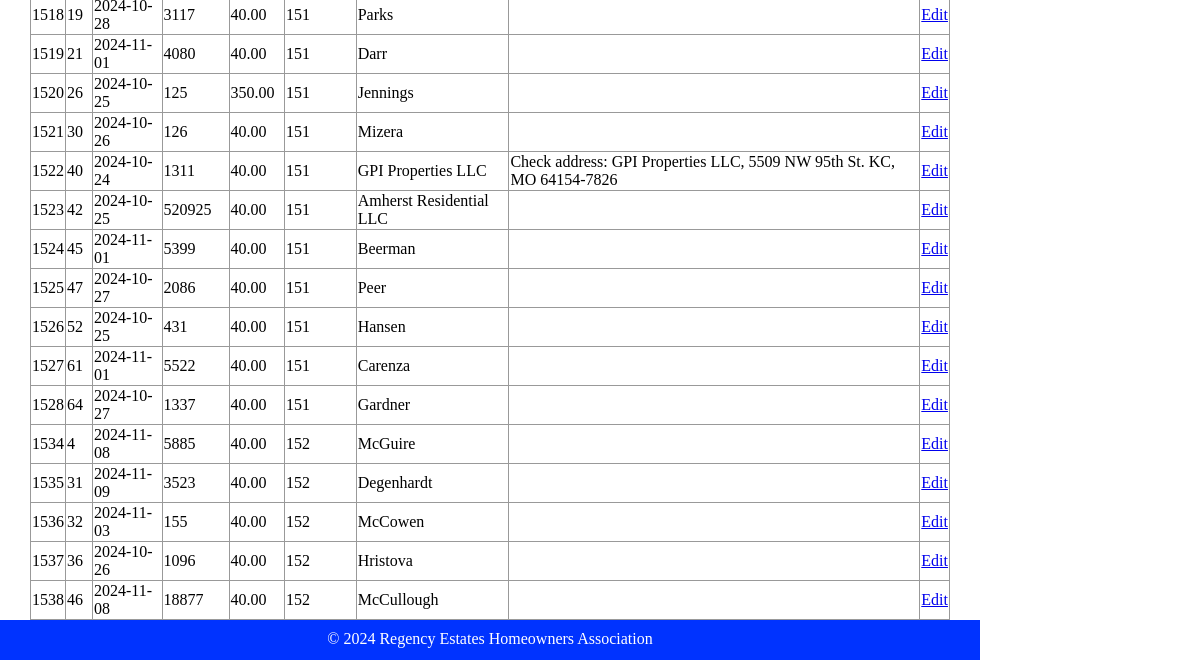
The page /html/public/staff/fees/index.php (lower part) on the database as committed earlier.
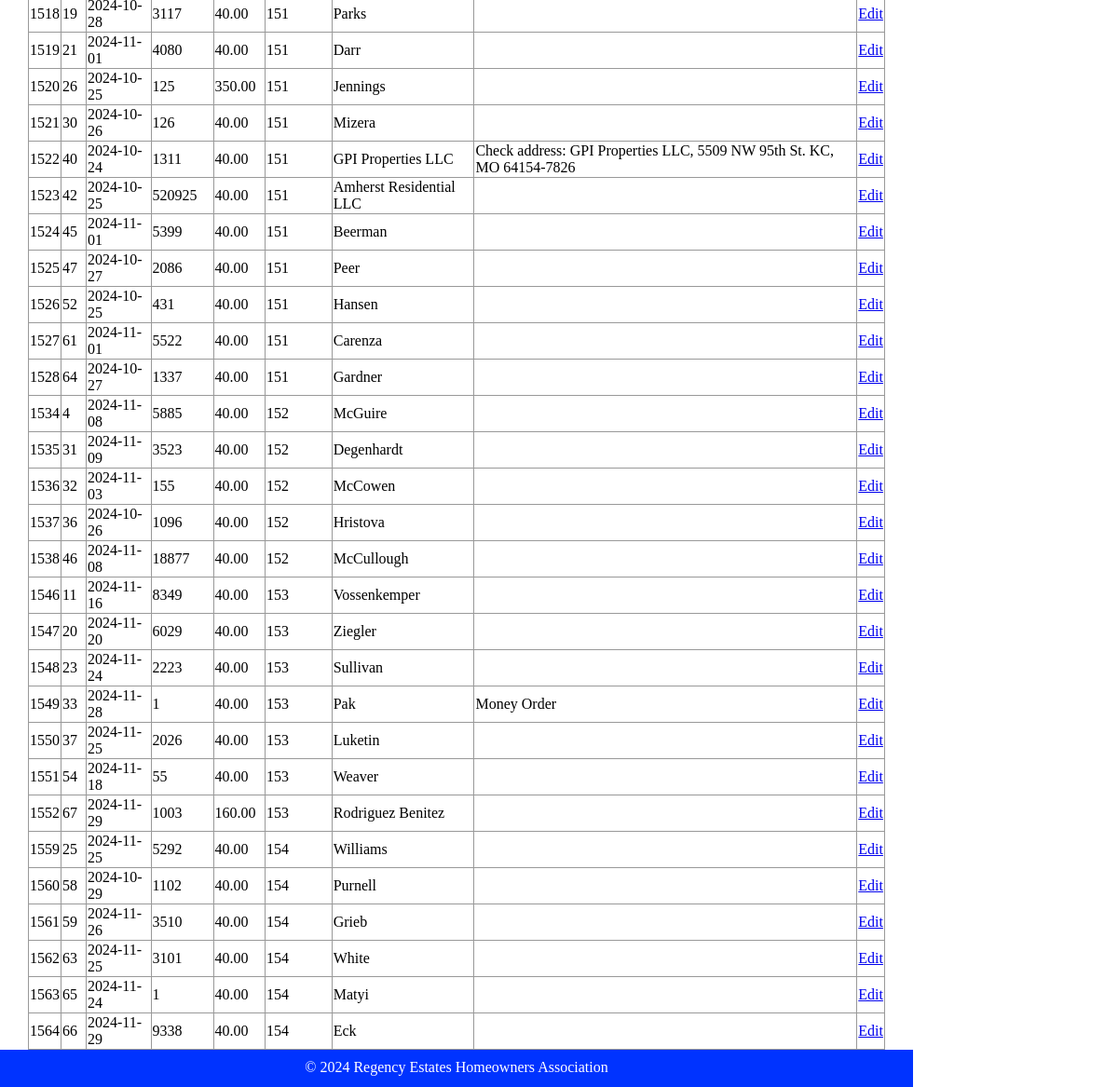
The same page on the database as committed later.
### tables this page shows
CREATE TABLE `fees` (
  `id` int(11) NOT NULL,
  `dt` date DEFAULT NULL,
  `ck_no` int(11) NOT NULL,
  `amount` decimal(10,2) DEFAULT NULL,
  `fk_lot_id` int(11) NOT NULL,
  `fk_deposit_id` int(11) DEFAULT NULL,
  `note` varchar(250) DEFAULT NULL,
  `payee` varchar(50) DEFAULT NULL
);

### html/private/functions.php (called while the page is built, shortened)
<?php
function url_for($script_path)
{
    if ($script_path[0] != '/')
    {
        $script_path = "/" . $script_path;
    }
    return WWW_ROOT . $script_path;
}
function htmlsc($string = "")
{
    return htmlspecialchars($string);
}
?>

### html/private/query_functions.php (called while the page is built, shortened)
<?php
  function find_all_fees() {
    global $db;
    $sql = "SELECT * FROM fees WHERE dt >= '2023-01-01' ";
    $result = mysqli_query($db, $sql);
    return $result;
  }
?>

### html/public/staff/fees/index.php (the view, shortened to what this page needs)
<?php $subject_set = find_all_fees(); ?>
<?php include(SHARED_PATH . '/header.php'); ?>
    <div id="content">
        <div id="regency-menu">
            <table class="list">
                <?php while($subject = mysqli_fetch_assoc($subject_set)) { ?>
                    <tr>
                        <td><?php echo htmlsc($subject['id']); ?></td>
                        <td><?php echo htmlsc($subject['fk_lot_id']); ?></td>
                        <td><?php echo htmlsc($subject['dt']); ?></td>
                        <td><?php echo htmlsc($subject['ck_no']); ?></td>
                        <td><?php echo htmlsc($subject['amount']); ?></td>
                        <td><?php echo htmlsc($subject['fk_deposit_id']); ?></td>
                        <td><?php echo htmlsc($subject['payee']); ?></td>
                        <td><?php echo htmlsc($subject['note']); ?></td>
                        <td><a class="action" href="<?php echo url_for('/staff/subjects/show.php?id=' . htmlsc(urlencode($subject['id']))); ?>">Edit</a></td>
                    </tr>
                <?php } ?>
            </table>
        </div>
    </div>
<?php include(SHARED_PATH . '/footer.php'); ?>

### html/private/shared/header.php (shortened to what this page needs)
<!doctype html>
<html lang="en">
	<head>
		<link rel="stylesheet" media="all" href="<?php echo url_for('stylesheets/staff.css'); ?>" />
	</head>
	<body>

### html/private/shared/footer.php (shortened to what this page needs)
<footer>
	&copy; <?php echo date('Y'); ?> Regency Estates Homeowners Association
</footer>
</body>
</html>

### html/public/stylesheets/staff.css (style rules this page uses)
html { height: 100%; width: 100%; }
body { height: 1000px; width: 100%; margin: 0; padding: 0; }
#content { width: 920px; min-height: 500px; padding: 0 30px; }
footer { width: 940px; height: 20px; margin: 0 0 10px 0; padding: 10px 20px; background: #0033FF; color: white; text-align: center; }
table { border-collapse: collapse; vertical-align: top; }
table.list { width: 100%; }

Rows that differ between the two databases and show on the page:
added fees: id "1546", fk_lot "11", dt "2024-11-16", ck_no "8349", amount "40.00", fk_deposit "153", payee "Vossenkemper"
added fees: id "1547", fk_lot "20", dt "2024-11-20", ck_no "6029", amount "40.00", fk_deposit "153", payee "Ziegler"
added fees: id "1548", fk_lot "23", dt "2024-11-24", ck_no "2223", amount "40.00", fk_deposit "153", payee "Sullivan"
added fees: id "1549", fk_lot "33", dt "2024-11-28", ck_no "1", amount "40.00", fk_deposit "153", payee "Pak", note "Money Order"
added fees: id "1550", fk_lot "37", dt "2024-11-25", ck_no "2026", amount "40.00", fk_deposit "153", payee "Luketin"
added fees: id "1551", fk_lot "54", dt "2024-11-18", ck_no "55", amount "40.00", fk_deposit "153", payee "Weaver"
added fees: id "1552", fk_lot "67", dt "2024-11-29", ck_no "1003", amount "160.00", fk_deposit "153", payee "Rodriguez Benitez"
added fees: id "1559", fk_lot "25", dt "2024-11-25", ck_no "5292", amount "40.00", fk_deposit "154", payee "Williams"
added fees: id "1560", fk_lot "58", dt "2024-10-29", ck_no "1102", amount "40.00", fk_deposit "154", payee "Purnell"
added fees: id "1561", fk_lot "59", dt "2024-11-26", ck_no "3510", amount "40.00", fk_deposit "154", payee "Grieb"
added fees: id "1562", fk_lot "63", dt "2024-11-25", ck_no "3101", amount "40.00", fk_deposit "154", payee "White"
added fees: id "1563", fk_lot "65", dt "2024-11-24", ck_no "1", amount "40.00", fk_deposit "154", payee "Matyi"
added fees: id "1564", fk_lot "66", dt "2024-11-29", ck_no "9338", amount "40.00", fk_deposit "154", payee "Eck"
